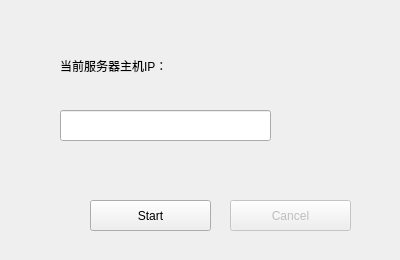
<?xml version="1.0" encoding="UTF-8"?>
<ui version="4.0">
 <class>ListeningDialog</class>
 <widget class="QDialog" name="ListeningDialog">
  <property name="geometry">
   <rect>
    <x>0</x>
    <y>0</y>
    <width>400</width>
    <height>260</height>
   </rect>
  </property>
  <property name="windowTitle">
   <string>Listening...</string>
  </property>
  <widget class="QPushButton" name="pushButton_cancel">
   <property name="enabled">
    <bool>false</bool>
   </property>
   <property name="geometry">
    <rect>
     <x>230</x>
     <y>200</y>
     <width>121</width>
     <height>31</height>
    </rect>
   </property>
   <property name="text">
    <string>Cancel</string>
   </property>
  </widget>
  <widget class="QLabel" name="label">
   <property name="geometry">
    <rect>
     <x>60</x>
     <y>50</y>
     <width>221</width>
     <height>31</height>
    </rect>
   </property>
   <property name="text">
    <string>当前服务器主机IP：</string>
   </property>
  </widget>
  <widget class="QLineEdit" name="lineEdit">
   <property name="geometry">
    <rect>
     <x>60</x>
     <y>110</y>
     <width>211</width>
     <height>31</height>
    </rect>
   </property>
   <property name="text">
    <string/>
   </property>
   <property name="readOnly">
    <bool>true</bool>
   </property>
  </widget>
  <widget class="QPushButton" name="pushButton_start">
   <property name="geometry">
    <rect>
     <x>90</x>
     <y>200</y>
     <width>121</width>
     <height>31</height>
    </rect>
   </property>
   <property name="text">
    <string>Start</string>
   </property>
  </widget>
 </widget>
 <resources/>
 <connections>
  <connection>
   <sender>pushButton_cancel</sender>
   <signal>clicked()</signal>
   <receiver>ListeningDialog</receiver>
   <slot>close()</slot>
   <hints>
    <hint type="sourcelabel">
     <x>290</x>
     <y>215</y>
    </hint>
    <hint type="destinationlabel">
     <x>199</x>
     <y>129</y>
    </hint>
   </hints>
  </connection>
 </connections>
</ui>
